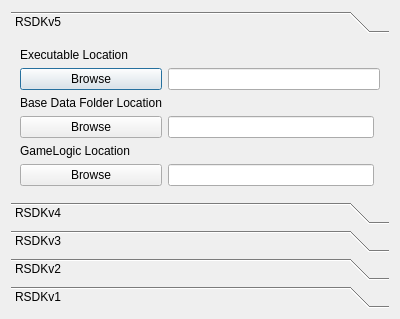
<?xml version="1.0" encoding="UTF-8"?>
<ui version="4.0">
 <class>GameManager</class>
 <widget class="QDialog" name="GameManager">
  <property name="geometry">
   <rect>
    <x>0</x>
    <y>0</y>
    <width>400</width>
    <height>319</height>
   </rect>
  </property>
  <property name="windowTitle">
   <string>Game Manager</string>
  </property>
  <layout class="QGridLayout" name="gridLayout">
   <item row="0" column="0" colspan="2">
    <widget class="QToolBox" name="versionToolbox">
     <property name="currentIndex">
      <number>0</number>
     </property>
     <widget class="QWidget" name="rsdkv5">
      <property name="geometry">
       <rect>
        <x>0</x>
        <y>0</y>
        <width>368</width>
        <height>174</height>
       </rect>
      </property>
      <attribute name="label">
       <string>RSDKv5</string>
      </attribute>
      <layout class="QGridLayout" name="gridLayout_2">
       <item row="7" column="2">
        <widget class="QLineEdit" name="gameLogicLocV5"/>
       </item>
       <item row="8" column="2">
        <spacer name="verticalSpacer">
         <property name="orientation">
          <enum>Qt::Orientation::Vertical</enum>
         </property>
         <property name="sizeHint" stdset="0">
          <size>
           <width>20</width>
           <height>40</height>
          </size>
         </property>
        </spacer>
       </item>
       <item row="3" column="1">
        <widget class="QPushButton" name="setExeLocV5">
         <property name="text">
          <string>Browse</string>
         </property>
        </widget>
       </item>
       <item row="4" column="1">
        <widget class="QLabel" name="label_6">
         <property name="text">
          <string>Base Data Folder Location</string>
         </property>
        </widget>
       </item>
       <item row="3" column="2" colspan="2">
        <widget class="QLineEdit" name="exeLocV5">
         <property name="readOnly">
          <bool>true</bool>
         </property>
        </widget>
       </item>
       <item row="5" column="2">
        <widget class="QLineEdit" name="dataLocV5"/>
       </item>
       <item row="5" column="1">
        <widget class="QPushButton" name="setDataLocV5">
         <property name="text">
          <string>Browse</string>
         </property>
        </widget>
       </item>
       <item row="0" column="1" colspan="3">
        <widget class="QLabel" name="label">
         <property name="text">
          <string>Executable Location</string>
         </property>
        </widget>
       </item>
       <item row="7" column="1">
        <widget class="QPushButton" name="setGameLogicLocV5">
         <property name="text">
          <string>Browse</string>
         </property>
        </widget>
       </item>
       <item row="6" column="1">
        <widget class="QLabel" name="label_11">
         <property name="text">
          <string>GameLogic Location</string>
         </property>
        </widget>
       </item>
      </layout>
     </widget>
     <widget class="QWidget" name="rsdkv4">
      <property name="geometry">
       <rect>
        <x>0</x>
        <y>0</y>
        <width>382</width>
        <height>151</height>
       </rect>
      </property>
      <attribute name="label">
       <string>RSDKv4</string>
      </attribute>
      <layout class="QGridLayout" name="gridLayout_3">
       <item row="3" column="0">
        <widget class="QPushButton" name="setDataLocV4">
         <property name="text">
          <string>Browse</string>
         </property>
        </widget>
       </item>
       <item row="1" column="0">
        <widget class="QPushButton" name="setExeLocV4">
         <property name="text">
          <string>Browse</string>
         </property>
        </widget>
       </item>
       <item row="4" column="1">
        <spacer name="verticalSpacer_2">
         <property name="orientation">
          <enum>Qt::Orientation::Vertical</enum>
         </property>
         <property name="sizeHint" stdset="0">
          <size>
           <width>20</width>
           <height>71</height>
          </size>
         </property>
        </spacer>
       </item>
       <item row="3" column="1">
        <widget class="QLineEdit" name="dataLocV4"/>
       </item>
       <item row="0" column="0" colspan="2">
        <widget class="QLabel" name="label_2">
         <property name="text">
          <string>Executable Location</string>
         </property>
        </widget>
       </item>
       <item row="1" column="1">
        <widget class="QLineEdit" name="exeLocV4">
         <property name="readOnly">
          <bool>true</bool>
         </property>
        </widget>
       </item>
       <item row="2" column="0">
        <widget class="QLabel" name="label_7">
         <property name="text">
          <string>Base Data Folder Location</string>
         </property>
        </widget>
       </item>
      </layout>
     </widget>
     <widget class="QWidget" name="rsdkv3">
      <property name="geometry">
       <rect>
        <x>0</x>
        <y>0</y>
        <width>382</width>
        <height>151</height>
       </rect>
      </property>
      <attribute name="label">
       <string>RSDKv3</string>
      </attribute>
      <layout class="QGridLayout" name="gridLayout_4">
       <item row="1" column="1">
        <widget class="QLineEdit" name="exeLocV3">
         <property name="readOnly">
          <bool>true</bool>
         </property>
        </widget>
       </item>
       <item row="0" column="0" colspan="2">
        <widget class="QLabel" name="label_3">
         <property name="text">
          <string>Executable Location</string>
         </property>
        </widget>
       </item>
       <item row="3" column="1">
        <widget class="QLineEdit" name="dataLocV3"/>
       </item>
       <item row="3" column="0">
        <widget class="QPushButton" name="setDataLocV3">
         <property name="text">
          <string>Browse</string>
         </property>
        </widget>
       </item>
       <item row="4" column="1">
        <spacer name="verticalSpacer_3">
         <property name="orientation">
          <enum>Qt::Orientation::Vertical</enum>
         </property>
         <property name="sizeHint" stdset="0">
          <size>
           <width>20</width>
           <height>71</height>
          </size>
         </property>
        </spacer>
       </item>
       <item row="1" column="0">
        <widget class="QPushButton" name="setExeLocV3">
         <property name="text">
          <string>Browse</string>
         </property>
        </widget>
       </item>
       <item row="2" column="0">
        <widget class="QLabel" name="label_8">
         <property name="text">
          <string>Base Data Folder Location</string>
         </property>
        </widget>
       </item>
      </layout>
     </widget>
     <widget class="QWidget" name="rsdkv2">
      <property name="geometry">
       <rect>
        <x>0</x>
        <y>0</y>
        <width>382</width>
        <height>151</height>
       </rect>
      </property>
      <attribute name="label">
       <string>RSDKv2</string>
      </attribute>
      <layout class="QGridLayout" name="gridLayout_5">
       <item row="3" column="1">
        <widget class="QLineEdit" name="dataLocV2"/>
       </item>
       <item row="3" column="0">
        <widget class="QPushButton" name="setDataLocV2">
         <property name="text">
          <string>Browse</string>
         </property>
        </widget>
       </item>
       <item row="1" column="1">
        <widget class="QLineEdit" name="exeLocV2">
         <property name="readOnly">
          <bool>true</bool>
         </property>
        </widget>
       </item>
       <item row="4" column="1">
        <spacer name="verticalSpacer_4">
         <property name="orientation">
          <enum>Qt::Orientation::Vertical</enum>
         </property>
         <property name="sizeHint" stdset="0">
          <size>
           <width>20</width>
           <height>71</height>
          </size>
         </property>
        </spacer>
       </item>
       <item row="0" column="0" colspan="2">
        <widget class="QLabel" name="label_4">
         <property name="text">
          <string>Executable Location</string>
         </property>
        </widget>
       </item>
       <item row="1" column="0">
        <widget class="QPushButton" name="setExeLocV2">
         <property name="text">
          <string>Browse</string>
         </property>
        </widget>
       </item>
       <item row="2" column="0">
        <widget class="QLabel" name="label_9">
         <property name="text">
          <string>Base Data Folder Location</string>
         </property>
        </widget>
       </item>
      </layout>
     </widget>
     <widget class="QWidget" name="rsdkv1">
      <property name="geometry">
       <rect>
        <x>0</x>
        <y>0</y>
        <width>382</width>
        <height>151</height>
       </rect>
      </property>
      <attribute name="label">
       <string>RSDKv1</string>
      </attribute>
      <layout class="QGridLayout" name="gridLayout_6">
       <item row="4" column="0">
        <widget class="QPushButton" name="setDataLocV1">
         <property name="text">
          <string>Browser</string>
         </property>
        </widget>
       </item>
       <item row="2" column="1">
        <widget class="QLineEdit" name="exeLocV1">
         <property name="readOnly">
          <bool>true</bool>
         </property>
        </widget>
       </item>
       <item row="5" column="1">
        <spacer name="verticalSpacer_5">
         <property name="orientation">
          <enum>Qt::Orientation::Vertical</enum>
         </property>
         <property name="sizeHint" stdset="0">
          <size>
           <width>20</width>
           <height>71</height>
          </size>
         </property>
        </spacer>
       </item>
       <item row="4" column="1">
        <widget class="QLineEdit" name="dataLocV1"/>
       </item>
       <item row="2" column="0">
        <widget class="QPushButton" name="setExeLocV1">
         <property name="text">
          <string>Browse</string>
         </property>
        </widget>
       </item>
       <item row="0" column="0" colspan="2">
        <widget class="QLabel" name="label_5">
         <property name="text">
          <string>Executable Location</string>
         </property>
        </widget>
       </item>
       <item row="3" column="0">
        <widget class="QLabel" name="label_10">
         <property name="text">
          <string>Base Data Folder Location</string>
         </property>
        </widget>
       </item>
      </layout>
     </widget>
    </widget>
   </item>
  </layout>
 </widget>
 <resources/>
 <connections/>
</ui>
